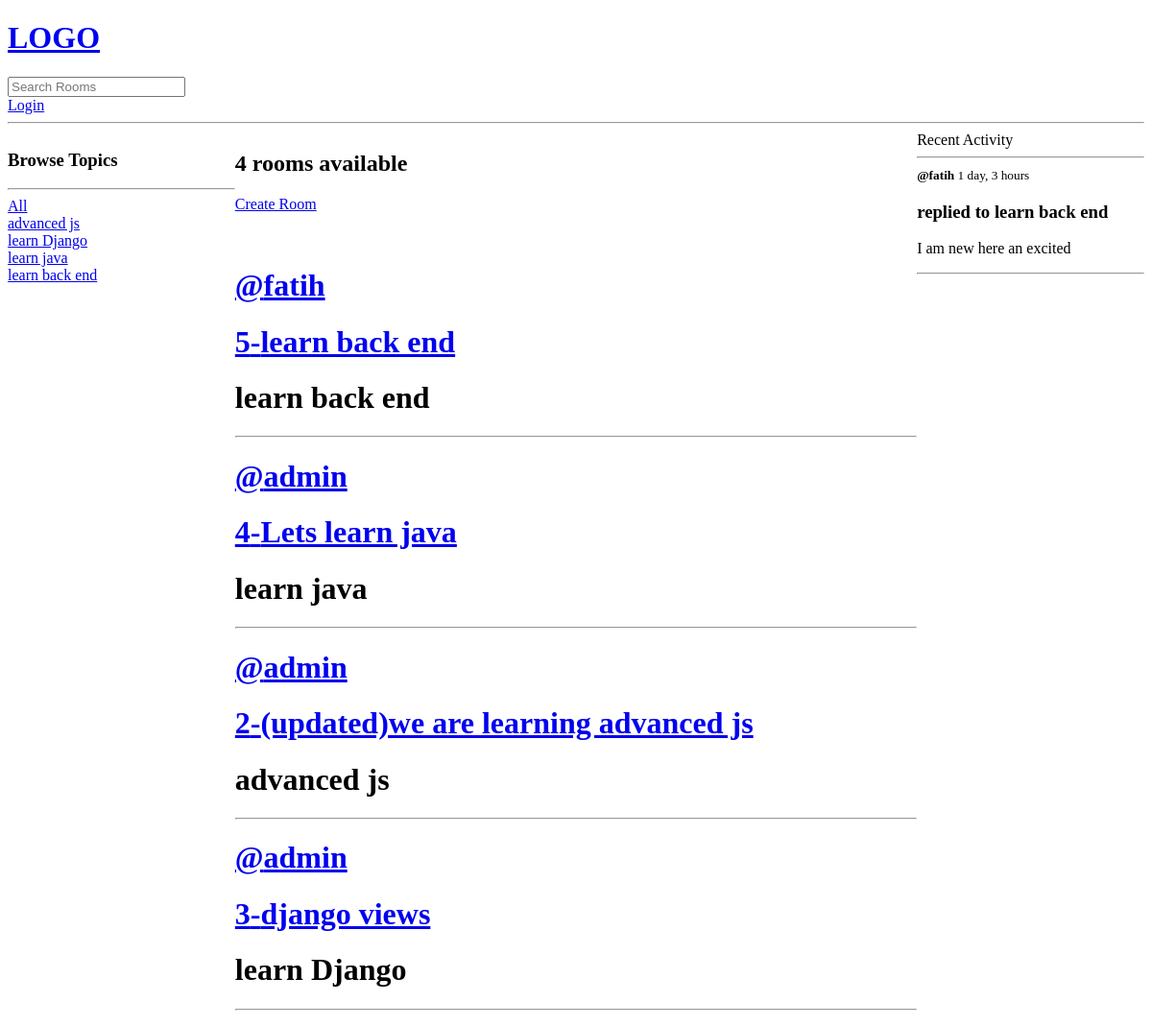
The app's page /, older data.
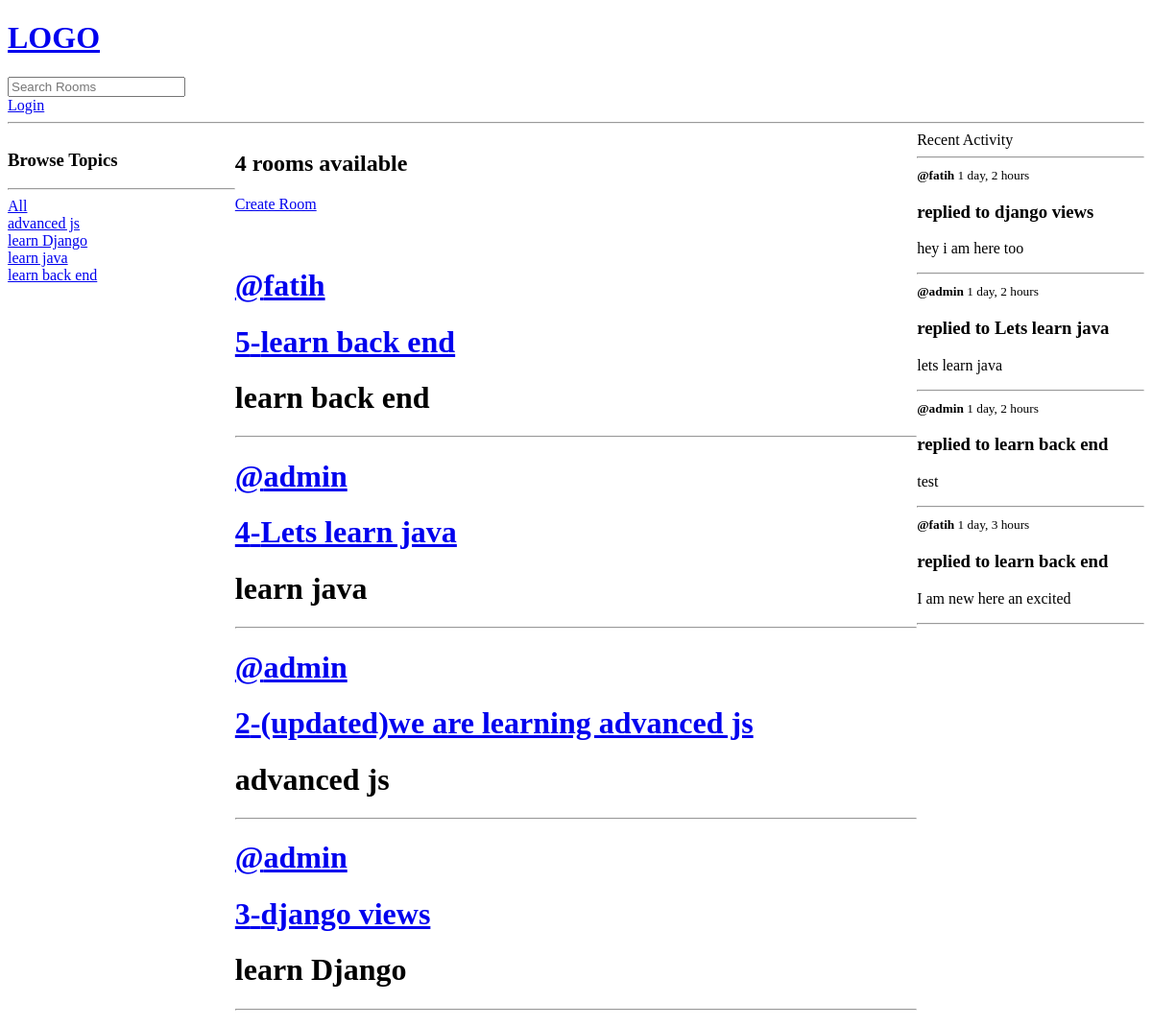
The same page, newer data.
### base/models.py (models this page shows, shortened)
class Topic(models.Model):
    name = models.CharField(max_length=200)
    def __str__(self):
        return self.name

class Room(models.Model):
    host = models.ForeignKey(User, on_delete=models.SET_NULL, null=True)
    topic = models.ForeignKey(Topic, on_delete=models.SET_NULL, null=True)
    name = models.CharField(max_length=200)
    description = models.TextField(null=True, blank=True)
    participants = models.ManyToManyField(User, related_name='participants', blank=True)
    updated = models.DateTimeField(auto_now=True)
    created = models.DateTimeField(auto_now_add=True)
    class Meta:
        ordering = ['-updated', '-created']
    def __str__(self):
        return self.name

class Message(models.Model):
    user = models.ForeignKey(User, on_delete=models.CASCADE)
    room = models.ForeignKey(Room, on_delete=models.CASCADE)
    body = models.TextField()
    updated = models.DateTimeField(auto_now=True)
    created = models.DateTimeField(auto_now_add=True)
    class Meta:
        ordering = ['-updated', '-created']

### base/views.py (the view)
# urls.py: path('', views.home, name = 'home'),
def home(request):
    q = request.GET.get('q') if request.GET.get('q') != None else ''
    room = Room.objects.filter(
        Q(topic__name__icontains=q) |
        Q(name__icontains=q) |
        Q(description__icontains=q)
    )
    message = Message.objects.all()
    topic = Topic.objects.all()
    room_count = room.count()
    room_messages = Message.objects.all()
    context = {
        "room" : room,
        "message" : message,
        "topics" : topic,
        "room_count" : room_count,
        "room_messages" : room_messages,
    }
    return render(request,"home.html", context)

### templates/home.html (shortened to what this page needs)
{% extends 'main.html' %}
{% block content %}
<div class="home-container">
        <div class="">
            <h3>Browse Topics</h3>
            <hr>
            <div class="">
                <a href="{% url 'home' %}">All</a>
            </div>
            {% for i in topics %}
                <div class="">
                    <a href="{% url 'home' %}?q={{i.name}}">{{i.name}}</a>
                </div>
            {% endfor %}
        </div>
    <div class="">
        <h2> <b>{{room_count}}</b> rooms available </h2>
        <a href="{% url 'create-room' %}">Create Room</a> <br><br><br>
        <div class="">
            {% for i  in room %}
                <h1> <a href="profile/{{i.host.id}}">@{{i.host}}</a></h1>
                <h1><a href="room/{{i.id}}">{{i.id}}-{{i.name}}</a></h1>
                <h1>{{i.topic}}</h1>
                <hr>
            {% endfor %}
        </div>
    </div>
    <div class="">
        Recent Activity
        <hr>
        {% for i in  room_messages %}
            <div class="">
                <small> <b>@{{i.user}}</b>  {{i.created|timesince}}</small>
                <h3>replied to {{i.room}}</h3>
                <p>{{i.body}}</p>
                <hr>
            </div>
        {% endfor %}
    </div>
</div>
{% endblock content %}

### templates/main.html (shortened to what this page needs)
{% load static %}
<!DOCTYPE html>
<html lang="en">
<head>
    <link rel="stylesheet" href="{% static 'css/main.css' %}">
</head>
<body>
    {% include "navbar.html" %}
    {% block content %}
    {% endblock content %}
</body>
</html>

### templates/navbar.html
<a href="">
    <h1> <a href="/"> LOGO</a></h1>
</a>
<form action="{% url 'home' %}" method="GET">
    <input typr="text" name="q" placeholder="Search Rooms" >
</form>
{% if request.user.is_authenticated %}
<a href="{% url 'logout' %}">Logout</a> {{request.user}}
{% else %}
<a href="{% url 'login' %}">
    Login
</a>
{%endif%}
<HR></HR>

### templates/home.html (style rules this page uses)
.home-container { display: grid; grid-template-columns:1fr 3fr 1fr; }

Row changes from the older to the newer data that the page shows:
added Message: user "fatih", created "1 day, 2 hours", room "django views", body "hey i am here too"
added Message: user "admin", created "1 day, 2 hours", room "Lets learn java", body "lets learn java"
added Message: user "admin", created "1 day, 2 hours", room "learn back end", body "test"
